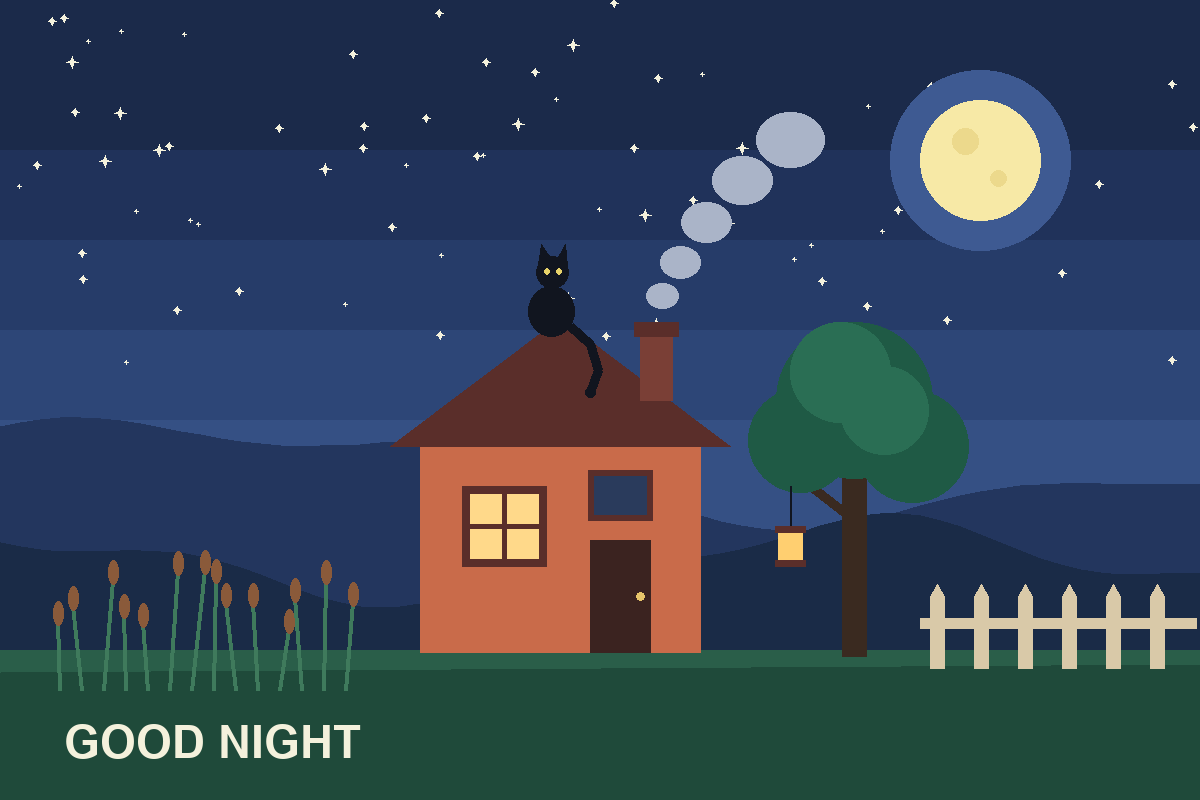
#> input picture examples/night-house/night-house.png, 1200 x 800 px
$ python -i apple.py   (imports and definitions only)
#> lines starting #> are read from the running program, lines starting #| are printed output that depends on the picture; after the words box and inside, x2 and y2 are one past the last pixel; in counts of white or black regions, pixels touching at a corner belong together
### scripts/lp/imgops.py
"""Small image helpers shared by the living-picture tools.

Colour algorithms use float32 sRGB arrays in 0..1 (H x W x 3); image I/O
also preserves straight alpha (H x W x 4). Only numpy, scipy and Pillow
are needed. On macOS, formats Pillow cannot decode (HEIC/HEIF, AVIF, JPEG XL,
camera RAW) are first converted with Apple ImageIO (scripts/macos/lpconvert.swift).
"""
import hashlib
import io as _bytes
import os
import re
import shutil
import struct
import subprocess
import sys
import tempfile
import numpy as np
from PIL import Image, ImageChops, ImageDraw, ImageFont, ImageOps, ImageCms, UnidentifiedImageError
from scipy import ndimage as ndi

Image.MAX_IMAGE_PIXELS = None


# ---------------------------------------------------------------- load / save

# A format Pillow knows but this build cannot decode (AVIF without a codec, say). Any other load
# failure is a damaged file and stays an error: ImageIO decodes truncated files to grey or black.
_NO_DECODER = re.compile(r"no codec available|decoder \S+ not available", re.I)


# [109 lines left out: functions normalized_image, _key_alpha, _grey16_to_l, _grey_channel, not called in this run]


_MACOS = os.path.join(os.path.dirname(os.path.dirname(os.path.abspath(__file__))), "macos")
_SRGB_ICC = "/System/Library/ColorSync/Profiles/sRGB Profile.icc"

# Camera RAW is often TIFF inside (DNG, NEF, CR2, ARW, PEF, SRW, ...), and Pillow then opens the small
# preview it carries as if it were the picture. ImageIO and sips pick their RAW decoder by file name.
_RAW_EXTENSIONS = {".dng", ".nef", ".nrw", ".cr2", ".cr3", ".crw", ".arw", ".srf", ".sr2", ".pef", ".srw",
                   ".3fr", ".fff", ".erf", ".kdc", ".dcr", ".mos", ".mef", ".iiq", ".rwl", ".raw", ".rw2",
                   ".orf", ".raf", ".mrw", ".x3f"}


def _raw_name(path):
    return os.path.splitext(path)[1].lower() in _RAW_EXTENSIONS


# [90 lines left out: functions _tiff_raw, _via_imageio, not called in this run]


# Top-level boxes that hold or locate the picture: HEIF/AVIF meta, moov (sequences) and mdat;
# JPEG XL jxlc, or jxlp parts up to the one flagged last.
_PICTURE_BOXES = (b"meta", b"moov", b"mdat", b"jxlc", b"jxlp")


# [93 lines left out: functions _check_boxes, swift_helper, load_image, load_rgb, not called in this run]


def to_u8(a):
    return np.clip(np.asarray(a) * 255.0 + 0.5, 0, 255).astype(np.uint8)


# [33 lines left out: functions to_pil, save_image, resize, not called in this run]


# ---------------------------------------------------------------- colour

def luma(rgb):
    return rgb[..., 0] * 0.299 + rgb[..., 1] * 0.587 + rgb[..., 2] * 0.114


# [108 lines left out: functions rgb_to_lab, gaussian, box, guided_filter, guided_filter_color, poly_mask and 4 more, not called in this run]


def bbox(mask, pad=0, shape=None):
    ys, xs = np.nonzero(mask)
    if len(xs) == 0:
        return None
    h, w = (shape or mask.shape)[:2]
    x0, x1 = max(0, xs.min() - pad), min(w, xs.max() + 1 + pad)
    y0, y1 = max(0, ys.min() - pad), min(h, ys.max() + 1 + pad)
    return int(x0), int(y0), int(x1), int(y1)


def smoothstep(e0, e1, x):
    t = np.clip((x - e0) / max(e1 - e0, 1e-9), 0, 1)
    return t * t * (3 - 2 * t)


# ---------------------------------------------------------------- drawing

# [30 lines left out: functions font, label, checker, not called in this run]


def contour(mask):
    """One-pixel inner outline of a boolean mask."""
    return mask & ~ndi.binary_erosion(mask, iterations=1, border_value=0)

### scripts/lp/apple.py
"""On-device Apple Vision for living-picture (macOS only): `picture.py vision`.

Runs scripts/macos/lpvision.swift (compiled on demand with xcrun swiftc into
~/Library/Caches/living-picture) on the working picture and turns what Vision
reports into starting points in the skill's own vocabulary: mask parts for
plan.json, blink and head-pose warps, protect polygons and fixed-layer snippets
for lettering, saliency peaks. Vision was trained on photographs; on paintings
it is often wrong or silent. Every entry is for the agent to check by looking
(review.jpg first, then the place itself at native size), never an answer.
Nothing leaves the machine.

Coordinates: polygons meant for plan.json (outlines, snap regions, protect and
fixed-layer polygons) follow the cut tools, which rasterise with PIL (pixel x at
x). Blink entries are read by the player, which counts pixel x as the span
[x, x+1] with its centre at x+0.5, so they are written in that frame.
"""
import hashlib
import json
import math
import os
import re
import shutil
import subprocess
import sys
import uuid

import numpy as np
from PIL import Image, ImageDraw
from scipy import ndimage as ndi

from . import imgops as io
from . import tools

CACHE = os.path.join(os.path.expanduser("~"), "Library", "Caches", "living-picture")
MACOS = os.path.join(os.path.dirname(os.path.dirname(os.path.abspath(__file__))), "macos")
ALL = ("subjects", "persons", "faces", "pose", "saliency", "text")
MARGIN = 1.25          # px of observed paint between a blink mask and its domain edge: a full pixel, and slack
MARGIN_MIN = 1.0       # the player's minimum: one observed pixel round the mask inside the domain
# Every file a run writes into --out; masks are the ones plan.json may point at.
OURS = re.compile(r"^(vision\.json|review\.jpg|attention\.png|objectness\.png|persons-matte\.png|"
                  r"(subject|person)-\d+\.png|\.DS_Store)$")
MASKS = re.compile(r"^(persons-matte|(subject|person)-\d+)\.png$")


class Unavailable(RuntimeError):
    """Vision cannot run here (not macOS, no Swift compiler, no writable cache); the message says what to do."""


# ------------------------------------------------------------------ the Swift helper

# [96 lines left out: functions _info_plist, swift_tool, run, not called in this run]


# ------------------------------------------------------------------ small helpers

def _r(v):
    return round(float(v), 2)


def _pts(a):
    return [[_r(x), _r(y)] for x, y in a]


def _rel(path, base):
    return os.path.relpath(path, base).replace(os.sep, "/")


def _job_dir(image):
    d = os.path.dirname(os.path.abspath(image))
    return os.path.dirname(d) if os.path.basename(d) == "work" else d


# [41 lines left out: functions _outline, _pieces, not called in this run]


def _load_mask(path):
    with Image.open(path) as im:
#> im is the input picture: PIL image 1200x800 RGB; mean R, G, B 51.6, 68.2, 87
        return np.asarray(im.convert("L"), np.float32) / 255.0


# ------------------------------------------------------------------ eyes -> blink warps

# [82 lines left out: functions _mark, _find_eye, _domain, _overlap, not called in this run]


def _up(v):
    """Round up to 0.01, so a margin written to two decimals is never less than intended."""
    return math.ceil(v * 100 - 1e-6) / 100


# [98 lines left out: functions _crack_outline, _player_takes, _blink, _domain_checks, _axis_deg, not called in this run]


def _norm_deg(a):
    a = (a + 90) % 180 - 90                          # an eye axis has no direction
    return 0.0 if abs(a) < 4 else a                  # keep near-level eyes axis-aligned, like measure --blobs


# [123 lines left out: functions _eyes, _head_warp, _face_head, _pose_head, not called in this run]


HUMAN_LIMBS = [("left upper arm", "left_shoulder", "left_elbow"), ("left forearm", "left_elbow", "left_wrist"),
               ("right upper arm", "right_shoulder", "right_elbow"), ("right forearm", "right_elbow", "right_wrist"),
               ("left thigh", "left_hip", "left_knee"), ("left shin", "left_knee", "left_ankle"),
               ("right thigh", "right_hip", "right_knee"), ("right shin", "right_knee", "right_ankle")]
ANIMAL_LIMBS = [("left ear", "left_ear_bottom", "left_ear_top"), ("right ear", "right_ear_bottom", "right_ear_top"),
                ("tail", "tail_top", "tail_bottom"), ("left front leg", "left_front_elbow", "left_front_paw"),
                ("right front leg", "right_front_elbow", "right_front_paw"), ("left back leg", "left_back_elbow", "left_back_paw"),
                ("right back leg", "right_back_elbow", "right_back_paw")]


# [36 lines left out: functions _limbs, _animal_head, _grow_quad, not called in this run]


def _box_quad(b):
    return [[b[0], b[1]], [b[2], b[1]], [b[2], b[3]], [b[0], b[3]]]


# [9 lines left out: function _covered, not called in this run]


def _peaks(path, n=3):
    """Hot spots of a saliency heat map: the peak and the region above half its value."""
    heat = _load_mask(path)
    sm = ndi.gaussian_filter(heat, max(2.0, min(heat.shape) / 100.0))
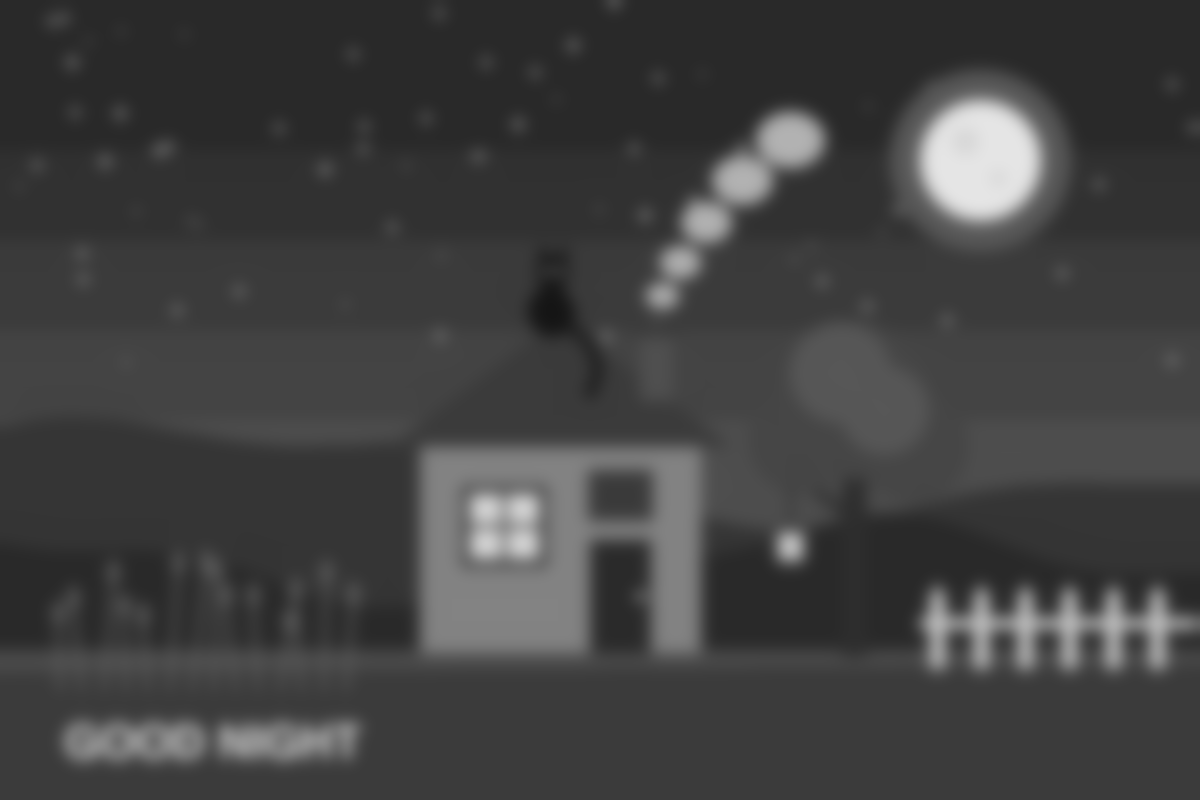
#> sm: shape (800, 1200) float32; min 0.0837, max 0.902, mean 0.256
    top = float(sm.max())
#> top = 0.902
    if top <= 0.02:
        return []
    size = max(5, int(min(heat.shape) / 8)) | 1
#> size = 101
    ys, xs = np.nonzero((sm == ndi.maximum_filter(sm, size=size)) & (sm >= 0.4 * top))
#> ys = 969 values from 140 to 743; xs = 969 values, max 1157 at index 966, min 173 at index 967, mean 508
    parts, peaks = [], []
    for i in np.argsort(-sm[ys, xs]):
        y, x = ys[i], xs[i]
        comp, _ = ndi.label(sm >= 0.5 * sm[y, x])
        part = comp == comp[y, x]
        if any((part & p).sum() > 0.5 * min(part.sum(), p.sum()) for p in parts):
            continue                                    # the same hot region seen from a lower peak
        parts.append(part)
        peaks.append({"at": [int(x), int(y)], "value": _r(sm[y, x]), "box": list(io.bbox(part)),
                      "share": round(float(part.mean()), 4)})
        if len(peaks) >= n:
            break
#> this loop made 6 passes
#> (y, x, x0 in bbox, x1 in bbox, y0 in bbox, y1 in bbox) on passes 1, 2, 6: (182, 963, 913, 1048, 93, 228), (509, 486, 423, 702, 449, 653), (546, 790, 774, 807, 526, 565)
#> (y, x) on passes 3 to 5: (509, 522), (543, 486), (543, 522)
#> pass 1, in _peaks, `comp, _ = ndi.label(sm >= 0.5 * sm[y, x])`:
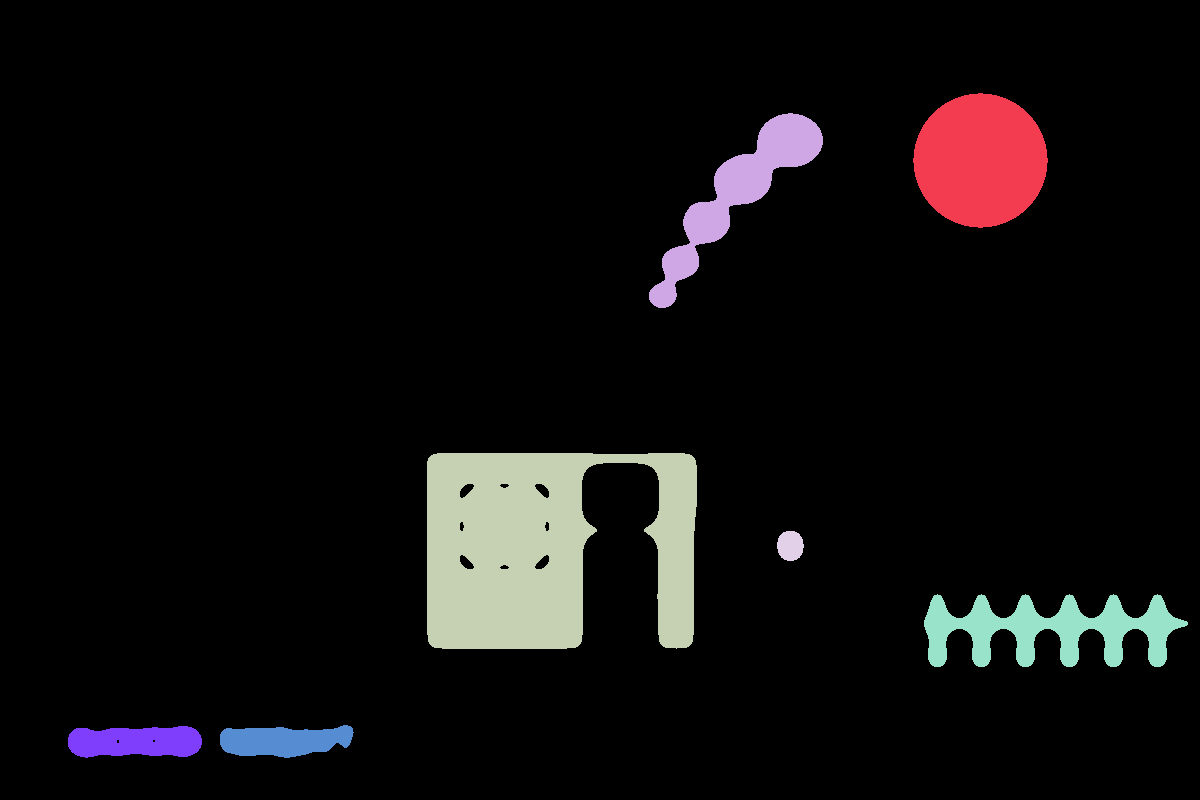
#> comp: shape (800, 1200) int32; 8 distinct labels, from 0 to 7; one colour per label, 0 black
#> pass 1, in _peaks, `part = comp == comp[y, x]`:
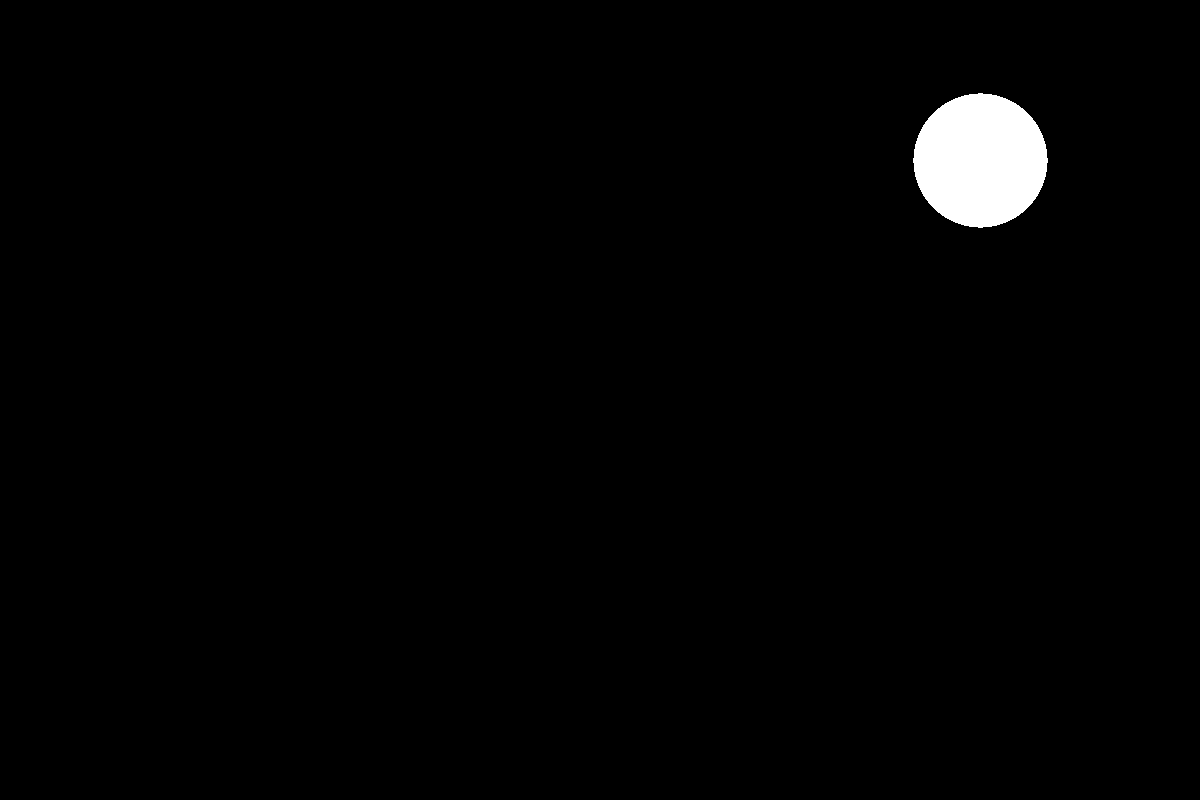
#> part: shape (800, 1200) bool; 1.5% white; 1 white region, box (x1, y1, x2, y2) and area: (913, 93, 1048, 228) 14089
#> after the loop:
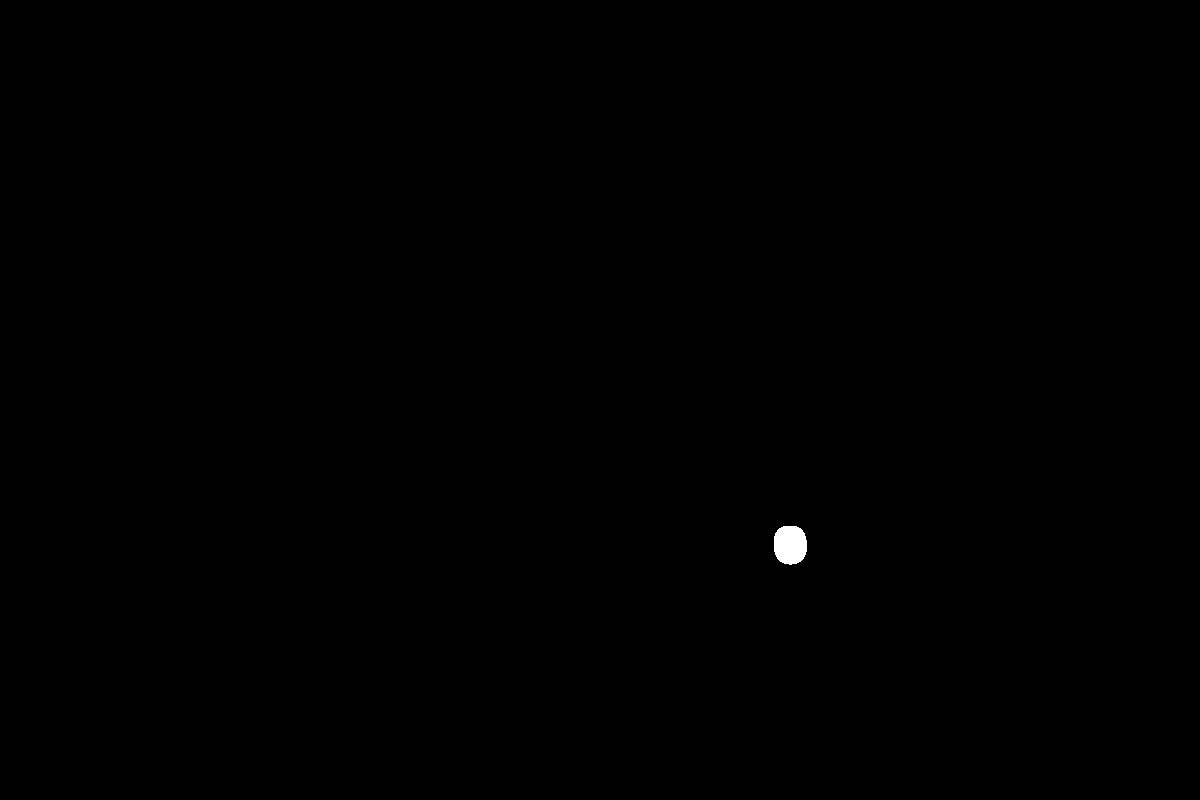
#> part: shape (800, 1200) bool; 0.11% white; 1 white region, box (x1, y1, x2, y2) and area: (774, 526, 807, 565) 1079
#> after the loop, parts = 3 items; peaks = 3 items
    return peaks


# ------------------------------------------------------------------ review sheet

HUMAN_BONES = [("nose", "neck"), ("neck", "left_shoulder"), ("neck", "right_shoulder"), ("left_shoulder", "left_elbow"),
               ("left_elbow", "left_wrist"), ("right_shoulder", "right_elbow"), ("right_elbow", "right_wrist"),
               ("neck", "root"), ("root", "left_hip"), ("root", "right_hip"), ("left_hip", "left_knee"),
               ("left_knee", "left_ankle"), ("right_hip", "right_knee"), ("right_knee", "right_ankle"),
               ("nose", "left_eye"), ("nose", "right_eye"), ("left_eye", "left_ear"), ("right_eye", "right_ear")]
ANIMAL_BONES = [("nose", "left_eye"), ("nose", "right_eye"), ("left_eye", "left_ear_bottom"),
                ("left_ear_bottom", "left_ear_middle"), ("left_ear_middle", "left_ear_top"),
                ("right_eye", "right_ear_bottom"), ("right_ear_bottom", "right_ear_middle"),
                ("right_ear_middle", "right_ear_top"), ("nose", "neck"), ("neck", "left_front_elbow"),
                ("left_front_elbow", "left_front_knee"), ("left_front_knee", "left_front_paw"),
                ("neck", "right_front_elbow"), ("right_front_elbow", "right_front_knee"),
                ("right_front_knee", "right_front_paw"), ("neck", "tail_top"), ("tail_top", "tail_middle"),
                ("tail_middle", "tail_bottom"), ("tail_top", "left_back_elbow"), ("left_back_elbow", "left_back_knee"),
                ("left_back_knee", "left_back_paw"), ("tail_top", "right_back_elbow"),
                ("right_back_elbow", "right_back_knee"), ("right_back_knee", "right_back_paw")]
TINTS = [(230, 60, 60), (60, 140, 240), (60, 200, 90), (240, 180, 40), (190, 80, 230), (40, 200, 200)]


# [133 lines left out: functions _ellipse_pts, _review, not called in this run]


# ------------------------------------------------------------------ the whole pass

def _finite(v):
    return isinstance(v, (int, float)) and not isinstance(v, bool) and math.isfinite(v)


# [306 lines left out: functions _given_eyes, _check_options, _earlier, _conflict, _same, _publish and 3 more, not called in this run]


# ------------------------------------------------------------------ a photographed artwork's outline (rectify)

# How far (share of the picture's diagonal) a side may move onto an edge. Vision's rectangles are within
# 1% of the diagonal nine times in ten; reaching further mostly finds the neighbouring edge (frame, bevel).
# Within NEAR, a fairly well supported edge is taken before a better one further off.
REACH, NEAR = 0.012, 0.005


# [110 lines left out: functions quads, _vision_quads, _canon, not called in this run]


def _area(q):
    return 0.5 * abs(float(np.dot(q[:, 0], np.roll(q[:, 1], -1)) - np.dot(q[:, 1], np.roll(q[:, 0], -1))))


# [52 lines left out: functions _edge_planes, _side, _side_steps, not called in this run]


def _rows_on(s, rows, pos, a, b, tol):
    """Rows with a step within tol px of the line t = a + b s."""
    return np.unique(rows[np.abs(pos - (a + b * s[rows])) < tol])


# [104 lines left out: functions _line, _fit, _merge, _border_sides, _quad_confidence, not called in this run]


UNIT = np.array([[0.0, 0.0], [1.0, 0.0], [1.0, 1.0], [0.0, 1.0]])


# [111 lines left out: functions _homography, _band, _ranked, _root, _inside, not called in this run]

>>> result = _peaks('../../examples/night-house/night-house.png')
#> result = 3 items
